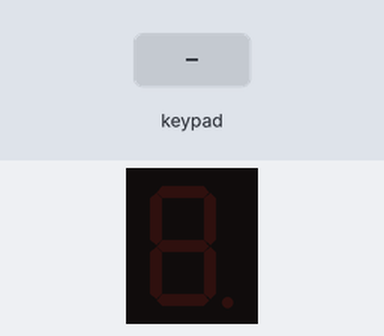
Recording of a sketch running on a simulated Arduino Uno, built with avr-gcc and run on an emulated ATmega328P. Parts: 1-digit seven-segment display. Wiring (inferred from the names in the program): 1-digit 7-segment display, segments lit when HIGH: segments pin 13, pin 12, pin 11, pin 10, pin 9, pin 8, pin 7. The inputs (shaded band) are chosen by the test bench. The segment pins are drawn as the display they are named for.

Above: at 1.2 s.
1.3 s: keypad keys 1 2 A pressed 0.4 s apart
At 3.2 s:
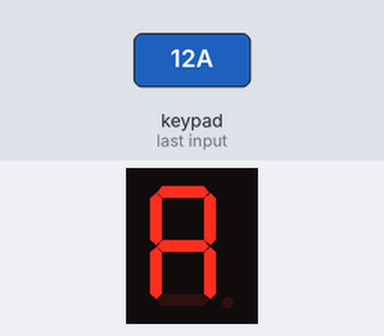
4.0 s: key '3' pressed
At 4.7 s:
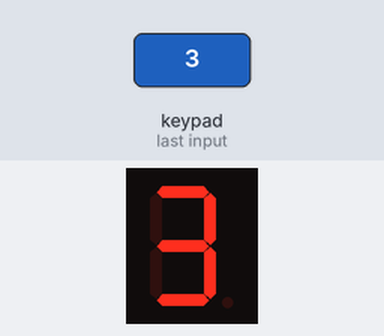
5.5 s: key '4' pressed
At 6.7 s:
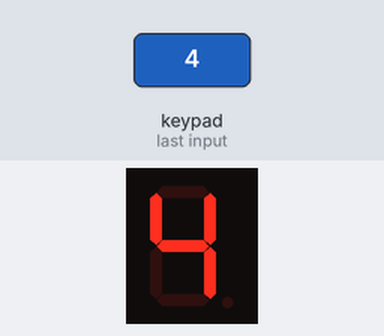
7.0 s: keypad keys 1 2 D pressed 0.4 s apart
At 8.8 s:
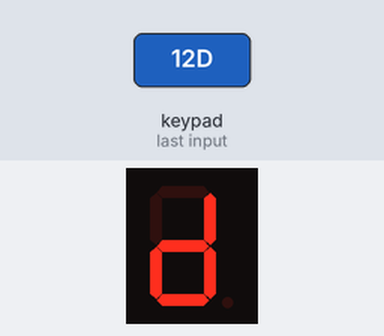
9.7 s: key '5' pressed
At 10.3 s:
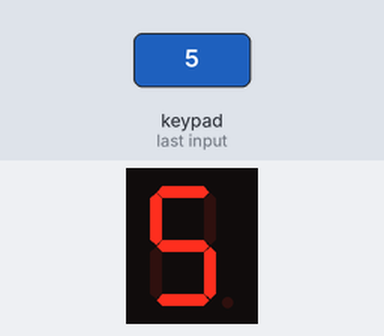
11.2 s: key '6' pressed
At 12.5 s:
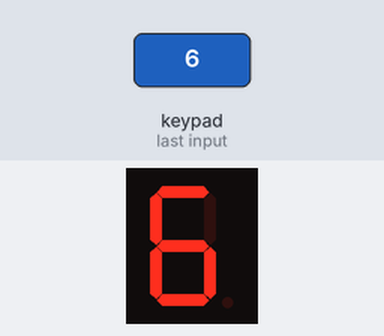
Timing chart, 0 to 13.7 s (numbered marks = the images above; inputs shaded):
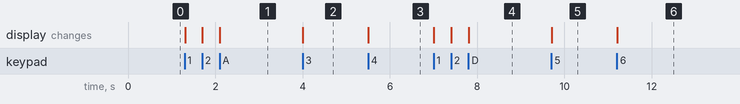

Measured:
- after the input at 1.3 s, the display: first changes at once (image 1 shows a later state)
- after the input at 4.0 s, the display: changes at once (image 2)
- after the input at 5.5 s, the display: changes at once (image 3)
- after the input at 7.0 s, the display: first changes at once (image 4 shows a later state)
- after the input at 9.7 s, the display: changes at once (image 5)
- after the input at 11.2 s, the display: changes at once (image 6)

The sketch:

Lab2Task2.ino
```cpp
/**
 *  \author Anurag Kumar
 *  \file Lab2Task2.ino
 *  \brief The code used to run task 2 of lab 2
 *  	   for the Texas State EE 3420 of Summer 2020
 */


#include <Keypad.h>

int hexatoi(char in);

//provided by the lab manual
byte digit_pattern[16] = {0x3F, 0x06, 0x5B, 0x4F, 0x66, 0x6D, 0x7D, 0x07,
                          0x7F, 0x6F, 0x77, 0x7C, 0x39, 0x5E, 0x79, 0x71
                         };
byte led7segA = 13;
byte led7segB = 12;
byte led7segC = 11;
byte led7segD = 10;
byte led7segE = 9;
byte led7segF = 8;
byte led7segG = 7;

// start all of the initializing of the keypad
byte row0 = A0;
byte row1 = A1;
byte row2 = A2;
byte row3 = A3;

byte col0 = A4;
byte col1 = A5;
byte col2 = 4;
byte col3 = 3;
byte i = 0;

const byte rows = 4;
const byte cols = 4;

//The 2d character array representing the keypad being used
char keys[rows][cols] =
{
  {'1', '2', '3', 'A'},
  {'4', '5', '6', 'B'},
  {'7', '8', '9', 'C'},
  {'E', '0', 'F', 'D'}
};
byte rowPins[rows] = {row0, row1, row2, row3};
byte colPins[cols] = {col0, col1, col2, col3};
Keypad custkeypad = Keypad( makeKeymap(keys), rowPins, colPins, rows, cols);
// end of the initializing of the keypad

void led_4control(int value);
void led_7segControl(int value);


void setup() {
  // put your setup code here, to run once:
  Serial.begin(9600);
  //7 segment LED
  pinMode(led7segA, OUTPUT);
  pinMode(led7segB, OUTPUT);
  pinMode(led7segC, OUTPUT);
  pinMode(led7segD, OUTPUT);
  pinMode(led7segE, OUTPUT);
  pinMode(led7segF, OUTPUT);
  pinMode(led7segG, OUTPUT);

}
/**
 *  \brief the main loop
 *
 *  \details Only used to capture the input from the keypad
 *  		 and send it to the control functions
 */
void loop() {
  // put your main code here, to run repeatedly:
  char inputkey = custkeypad.getKey();
  if (inputkey) {
    led_7segControl(hexatoi(inputkey));
  }
}

/**
 *  \brief a function to control to the 7 segment LED
 *
 *  \param [in] value the hex value to display on the device
 *
 *  \details This works by selecting whether or not to turn a bit on
 *  		 through a digit pattern array defined globally, alongside
 *  		 digital pin control
 */
void led_7segControl(int value) {
  digitalWrite(led7segA, 0x01 & digit_pattern[value]);
  digitalWrite(led7segB, 0x02 & digit_pattern[value]);
  digitalWrite(led7segC, 0x04 & digit_pattern[value]);
  digitalWrite(led7segD, 0x08 & digit_pattern[value]);
  digitalWrite(led7segE, 0x10 & digit_pattern[value]);
  digitalWrite(led7segF, 0x20 & digit_pattern[value]);
  digitalWrite(led7segG, 0x40 & digit_pattern[value]);
  //digitalWrite(led7egA, 0x80 & digit_pattern[value]);
}

/**
 *  \brief an atoi function for 1-digit hex characters
 *
 *  \param [in] in the character to be converted
 *  \return the int value of the character parameter
 *
 */
int hexatoi(char in) {
  int retVal = 0;
  switch (in) {
    case '0': retVal = 0; break;
    case '1': retVal = 1; break;
    case '2': retVal = 2; break;
    case '3': retVal = 3; break;
    case '4': retVal = 4; break;
    case '5': retVal = 5; break;
    case '6': retVal = 6; break;
    case '7': retVal = 7; break;
    case '8': retVal = 8; break;
    case '9': retVal = 9; break;
    case 'A': retVal = 0xA; break;
    case 'B': retVal = 0xB; break;
    case 'C': retVal = 0xC; break;
    case 'D': retVal = 0xD; break;
    case 'E': retVal = 0xE; break;
    case 'F': retVal = 0xF; break;
  }

  return retVal;
}
```
